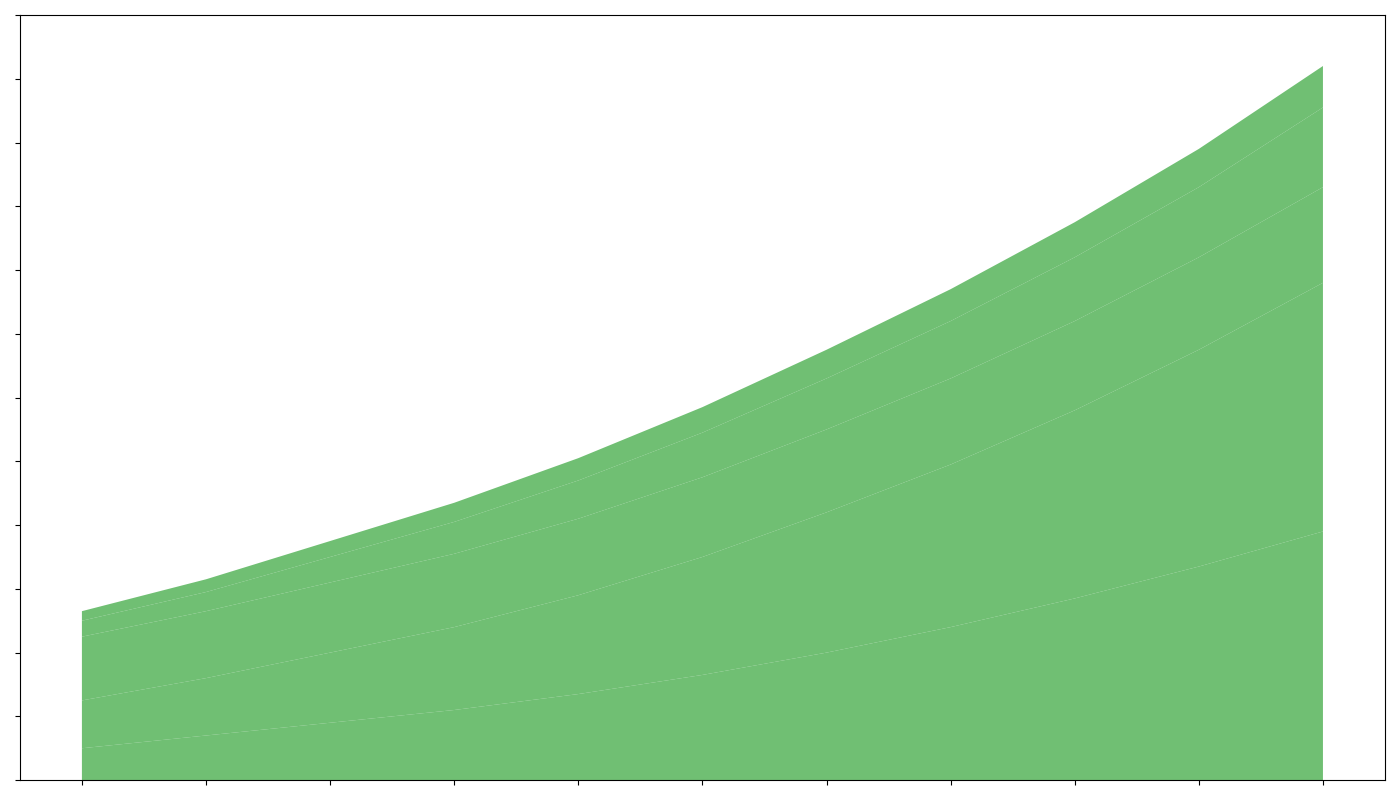

Reproduce this figure in Python.
import matplotlib.pyplot as plt
import numpy as np

# Data construction
years = np.arange(2020, 2031)
solar_energy = np.array([10, 14, 18, 22, 27, 33, 40, 48, 57, 67, 78])
wind_energy = np.array([15, 18, 22, 26, 31, 37, 44, 51, 59, 68, 78])
hydro_energy = np.array([20, 21, 22, 23, 24, 25, 26, 27, 28, 29, 30])
geothermal_energy = np.array([5, 6, 8, 10, 12, 14, 16, 18, 20, 22, 25])
biomass_energy = np.array([3, 4, 5, 6, 7, 8, 9, 10, 11, 12, 13])

# Stacked data array
data = np.vstack([solar_energy, wind_energy, hydro_energy, geothermal_energy, biomass_energy])

# Plotting the stacked area chart
fig, ax = plt.subplots(figsize=(14, 8))

ax.stackplot(years, data, colors=['#4caf50'] * 5, alpha=0.8)

# Removing axis labels and annotations
ax.set_xticks(years)
ax.set_yticks(np.arange(0, 241, 20))
ax.tick_params(labelbottom=False, labelleft=False)  # Removes tick labels

plt.tight_layout()
plt.show()
